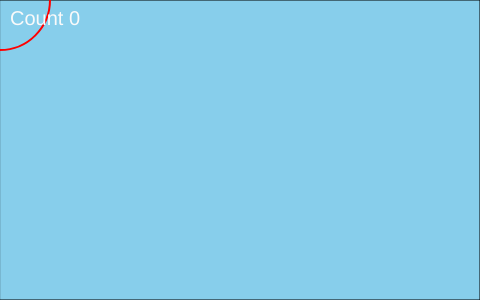
Frame 1 (no input)
Frame 60 (no input): identical to frame 1, image omitted
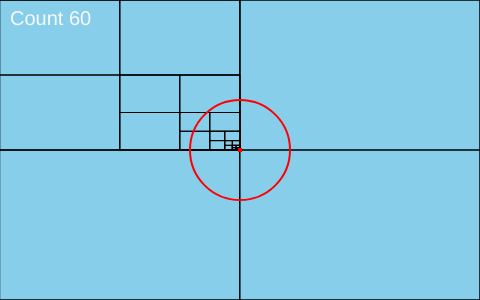
Frame 120 (the mouse pressed at the canvas centre since frame 60)

The p5.js sketch that drew these frames (run headless with seeded random() and noise() and a simulated clock; from frame 60 on, the mouse is pressed at the canvas centre):

// p5.js sketch
// ── sketch.js
class Point
{
    constructor(x, y, data=null)
    {
        this.x = x;
        this.y = y;
        this.data = data;
    }
}

class Rectangle
{
    constructor(x, y, w, h)
    {
        this.x = x;
        this.y = y;
        this.w = w;
        this.h = h;

        this.centerX = this.x + this.w/2;
        this.centerY = this.y + this.h/2;
    }

    contains(point)
    {
        //return (this.x-this.w < point.x && point.x < this.x+this.w &&
        //    this.y-this.h < point.y && point.y < this.y+this.h);
        /*return (this.x-this.w <= point.x && point.x <= this.x+this.w &&
            this.y-this.h <= point.y && point.y <= this.y+this.h);*/
            return (this.x <= point.x && point.x <= this.x+this.w &&
                this.y <= point.y && point.y <= this.y+this.h);
    }

    intersects(range)
    {
        /*return !(range.x - range.w > this.x + this.w ||
        range.x + range.w < this.x - this.w ||
        range.y - range.y > this.y + this.h ||
        range.y + range.h < this.y - this.h);*/
        return !(range. x > this.x + this.w ||
            range.x + range.w < this.x ||
            range.y > this.y + this.h ||
            range.y + range.h < this.y);
    }
}

class Circle
{
    constructor(x, y, r)
    {
        this.x = x;
        this.y = y;
        this.r = r;
    }

    contains(point)
    {
        let dx = point.x - this.x;
        let dy = point.y - this.y;
        return (dx*dx + dy*dy) <= this.r*this.r;
    }

    intersects(range)
    {
        let distX = Math.abs(this.x - (range.x + range.w / 2));
        let distY = Math.abs(this.y - (range.y + range.h / 2));

        let isIntersecting = false;

        //intersecting if distance between centres is within rect's half width or height
        if(distX <= (range.w/2) || distY <= (range.h/2))
        {
            isIntersecting = true;
        }
        else
        {
            let dx = distX - range.w/2;
            let dy = distY - range.h/2;
            if(dx*dx + dy*dy <= (circle.r*circle.r))
            {
                isIntersecting = true;
            }
        }

        return isIntersecting;
    }
}

class QuadTree
{
    constructor(boundary, capacity)
    {
        this.boundary = boundary;
        this.capacity = capacity;
        this.points = [];
    }

    insert(point)
    {
        let success = false;
        //insert only if point is within boundary
        if(this.boundary.contains(point))
        {
            if(this.points.length < this.capacity)
            {
                this.points.push(point);
                success = true;
            }
            else
            {
                if(this.northwest == null)
                    this.subdivide();

                if(this.northwest.insert(point) ||
                this.northeast.insert(point) ||
                this.southwest.insert(point) || 
                this.southeast.insert(point))
                {
                    success = true;
                }
            }
        }
        return success;
    }

    subdivide()
    {
        let x = this.boundary.x;
        let y = this.boundary.y;
        let w = this.boundary.w;
        let h = this.boundary.h;

        /*let nw = new Rectangle(x-w/2, y-h/2, w/2, h/2);
        let ne = new Rectangle(x+w/2, y-h/2, w/2, h/2);
        let sw = new Rectangle(x-w/2, y+h/2, w/2, h/2);
        let se = new Rectangle(x+w/2, y+h/2, w/2, h/2);*/

        let nw = new Rectangle(x, y, w/2, h/2);
        let ne = new Rectangle(x+w/2, y, w/2, h/2);
        let sw = new Rectangle(x, y+h/2, w/2, h/2);
        let se = new Rectangle(x+w/2, y+h/2, w/2, h/2);

        this.northwest = new QuadTree(nw, this.capacity);
        this.northeast = new QuadTree(ne, this.capacity);
        this.southwest = new QuadTree(sw, this.capacity);
        this.southeast = new QuadTree(se, this.capacity);
    }

    show()
    {
        strokeWeight(1);
        noFill();
        //rectMode(CENTER);
        //rect(this.boundary.x, this.boundary.y, this.boundary.w*2, this.boundary.h*2);
        rect(this.boundary.x, this.boundary.y, this.boundary.w, this.boundary.h);
        for(let p of this.points)
        {
            strokeWeight(4);
            point(p.x, p.y)
        }

        if(this.northwest != null)
        {
            this.northwest.show();
            this.northeast.show();
            this.southwest.show();
            this.southeast.show();
        }
    }

    query(range)
    {
        let foundPoints = [];
        this._query(range, foundPoints);
        return foundPoints;
    }

    _query(range, foundPoints)
    {
        if(range.intersects(this.boundary))
        {
            for(let p of this.points)
            {
                if(range.contains(p))
                {
                    foundPoints.push(p);
                }
            }
        }

        if(this.northwest != null)
        {
            this.northwest._query(range, foundPoints);
            this.northeast._query(range, foundPoints);
            this.southwest._query(range, foundPoints);
            this.southeast._query(range, foundPoints);
        }
    }

    getAllPoints()
    {
        let allPoints = [];

        this._getAllPoints(allPoints);

        return allPoints;
    }

    _getAllPoints(allPoints)
    {
        [].push.apply(allPoints, this.points.slice());

        if(this.northwest != null)
        {
            this.northwest._getAllPoints(allPoints);
            this.northeast._getAllPoints(allPoints);
            this.southwest._getAllPoints(allPoints);
            this.southeast._getAllPoints(allPoints);
        }
    }

}

let canvasWidth = 480;
let canvasHeight = 300;
//let boundary = new Rectangle(canvasWidth/2, canvasHeight/2, canvasWidth/2, canvasHeight/2);
let boundary = new Rectangle(0, 0, canvasWidth, canvasHeight);
let qt = new QuadTree(boundary, 4);
//console.log(qt);
//let rectangle =  new Rectangle(0, 0, canvasWidth/4, canvasHeight/4);
let circle = new Circle(0, 0, 50);

function setup()
{
    // put setup code here
    createCanvas(canvasWidth, canvasHeight);

    /*for(let i = 0; i < 15; i++)
    {
        //qt.insert(new Point(random(width), random(height)));
        let p = new Point(5+i*30, 50);
        console.log(i + " " + p);
        qt.insert(p);
    }*/

    /*for(let i = 0; i < 5; i++)
    {
        //qt.insert(new Point(random(width), random(height)));
        let p = new Point(random(width), random(height));
        //p = new Point(5+i*30, 50);
        console.log(i + " " + p);
        qt.insert(p);
    }*/

    //console.log(qt.query(new Rectangle(width/2, height/2, width/2, height/2)));
    //rectangle = new Rectangle(width/2, height/2/2, width/2/2, height/2/2);
    //console.log(qt.getAllPoints());
}

/*
function mouseClicked()
{

    let m = new Point(mouseX, mouseY);
    qt.insert(m);
}*/

function draw()
{
    if(mouseIsPressed)
    {
        let m = new Point(mouseX, mouseY);
        qt.insert(m);
    }

    //background(0);
    background(135, 206, 235);
    qt.show();

    //rectangle.x = mouseX - rectangle.w / 2;
    //rectangle.y = mouseY - rectangle.h / 2;
    circle.x = mouseX;
    circle.y = mouseY;

    push();
    //rectMode(CENTER);
    stroke("RED");
    strokeWeight(2);
    noFill();
    //rect(rectangle.x, rectangle.y, rectangle.w, rectangle.h);
    ellipse(circle.x, circle.y, circle.r*2);
    pop();

    //let points = qt.query(rectangle);
    let points = qt.query(circle);
    //console.log(points);
    for(let p of points)
    {
        push();
        stroke("RED");
        strokeWeight(4);
        point(p.x, p.y);
        pop();
    }

    push();
    //stroke("RED");
    fill(250);
    textSize(20);
    //textAlign(CENTER, CENTER);
    //text("Count " + points.length, mouseX, rectangle.y+rectangle.h+15);
    text("Count " + points.length, 10, 25);
    pop();
}

function mouseWheel(event)
{
    let change = event.delta / Math.abs(event.delta) * 0.25;
    let newRadius = circle.r - change * circle.r;
    if(newRadius > 0.5 && newRadius <= Math.max(width/2, height/2))
    {
        circle.r = newRadius;
    }
    /*let newWidth = rectangle.w - change * rectangle.w;
    let newHeight = rectangle.h - change * rectangle.h;

    if(newWidth > 0 && newHeight > 0)
    {
        rectangle.w = newWidth;
        rectangle.h = newHeight;
    }*/
}
